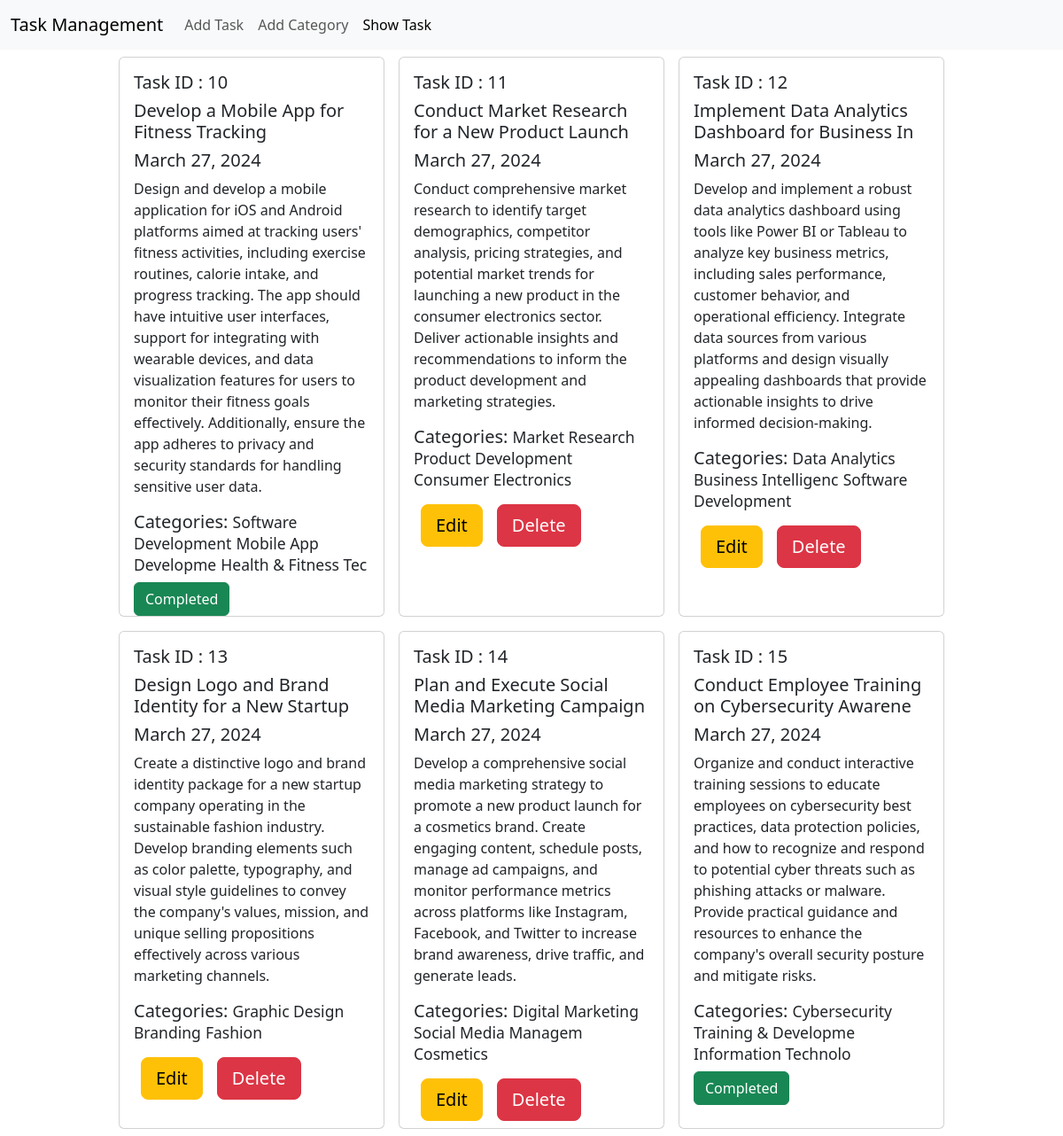
The page / on the database its author committed.
### task/models.py (models this page shows, shortened)
class Task(models.Model):
    title=models.CharField(max_length=50)
    description=models.TextField()
    is_completed=models.BooleanField(default=False)
    assigned_date=models.DateField(auto_now_add=True)
    category=models.ManyToManyField(Category)

### category/models.py (models this page shows, shortened)
class Category(models.Model):
    name=models.CharField(max_length=20)

### Task_Management_System/views.py (the view)
# urls.py: 2. Add a URL to urlpatterns:  path('', views.home, name='home')
def home(request):
    data=Task.objects.all()
    return render(request, 'home.html',{'data':data})

### templates/home.html
{% extends 'base.html' %}
{% block content %}
<div class="d-flex flex-wrap justify-content-center">
    {% for task in data %}
    <div class="card col-3 m-2">
        <div class="card-body pb-0">
            <h5 class="card-title"> Task ID : {{task.id}}</h5>
            <h5 class="card-title">{{task.title}}</h5>
            <h5>{{task.assigned_date}}</h5>
            <p class="card-text">{{task.description}}</p>
            <h5 class="card-title"> Categories:
                {% for category in task.category.all %}
                <small>{{category.name}}</small>
                {% endfor %}
            </h5>
            {% if task.is_completed %}
            <div class="btn btn-success">Completed</div>
            {% else %}
            <div class="d-flex">
                <a class="btn btn-lg btn-warning m-2" href="{% url 'edit_task' task.id%}">Edit</a>
                <a class="btn btn-lg btn-danger m-2" href="{% url 'delete_task' task.id%}">Delete</a>
            </div>
            {% endif %}
        </div>
    </div>
    {% endfor %}
</div>
{% endblock %}

### templates/base.html (shortened to what this page needs)
<!DOCTYPE html>
<html lang="en">
<head>
    <link href="https://cdn.jsdelivr.net/npm/bootstrap@5.3.3/dist/css/bootstrap.min.css" rel="stylesheet"
>
</head>
<body>
    <nav class="navbar navbar-expand-lg bg-body-tertiary">
        <div class="container-fluid">
            <a class="navbar-brand" href="{% url 'home' %}">Task Management</a>
            <div class="collapse navbar-collapse" id="navbarSupportedContent">
                <ul class="navbar-nav me-auto mb-2 mb-lg-0">
                    <li class="nav-item">
                        <a class="nav-link" href="{% url 'add_task' %}">Add Task</a>
                    </li>
                    <li class="nav-item">
                        <a class="nav-link" href="{% url 'add_category' %}">Add Category</a>
                    </li>
                    <li class="nav-item">
                        <a class="nav-link active" aria-current="page" href="{% url 'home' %}">Show Task</a>
                    </li>
                </ul>
            </div>
        </div>
    </nav>
    {% block content%}
    {% endblock %}
</body>
</html>

### rows shown on the page
Task: id "10", title "Develop a Mobile App for Fitness Tracking", assigned_date "March 27, 2024", description "Design and develop a mobile application for iOS and Android platforms aimed at tracking users' fitness activities, including exercise routines, calorie intake, and progress tracking. The app should have intuitive user interfaces, support for integrating with wearable devices, and data visualization features for users to monitor their fitness goals effectively. Additionally, ensure the app adheres to privacy and security standards for handling sensitive user data.", is_completed "Completed"
Category: name "Software Development"
Category: name "Mobile App Developme"
Category: name "Health & Fitness Tec"
Task: id "11", title "Conduct Market Research for a New Product Launch", assigned_date "March 27, 2024", description "Conduct comprehensive market research to identify target demographics, competitor analysis, pricing strategies, and potential market trends for launching a new product in the consumer electronics sector. Deliver actionable insights and recommendations to inform the product development and marketing strategies.", is_completed "Edit"
Category: name "Market Research"
Category: name "Product Development"
Category: name "Consumer Electronics"
Task: id "12", title "Implement Data Analytics Dashboard for Business In", assigned_date "March 27, 2024", description "Develop and implement a robust data analytics dashboard using tools like Power BI or Tableau to analyze key business metrics, including sales performance, customer behavior, and operational efficiency. Integrate data sources from various platforms and design visually appealing dashboards that provide actionable insights to drive informed decision-making.", is_completed "Edit"
Category: name "Data Analytics"
Category: name "Business Intelligenc"
Category: name "Software Development"
Task: id "13", title "Design Logo and Brand Identity for a New Startup", assigned_date "March 27, 2024", description "Create a distinctive logo and brand identity package for a new startup company operating in the sustainable fashion industry. Develop branding elements such as color palette, typography, and visual style guidelines to convey the company's values, mission, and unique selling propositions effectively across various marketing channels.", is_completed "Edit"
Category: name "Graphic Design"
Category: name "Branding"
Category: name "Fashion"
Task: id "14", title "Plan and Execute Social Media Marketing Campaign", assigned_date "March 27, 2024", description "Develop a comprehensive social media marketing strategy to promote a new product launch for a cosmetics brand. Create engaging content, schedule posts, manage ad campaigns, and monitor performance metrics across platforms like Instagram, Facebook, and Twitter to increase brand awareness, drive traffic, and generate leads.", is_completed "Edit"
Category: name "Digital Marketing"
Category: name "Social Media Managem"
Category: name "Cosmetics"
Task: id "15", title "Conduct Employee Training on Cybersecurity Awarene", assigned_date "March 27, 2024", description "Organize and conduct interactive training sessions to educate employees on cybersecurity best practices, data protection policies, and how to recognize and respond to potential cyber threats such as phishing attacks or malware. Provide practical guidance and resources to enhance the company's overall security posture and mitigate risks.", is_completed "Completed"
Category: name "Cybersecurity"
Category: name "Training & Developme"
Category: name "Information Technolo"
